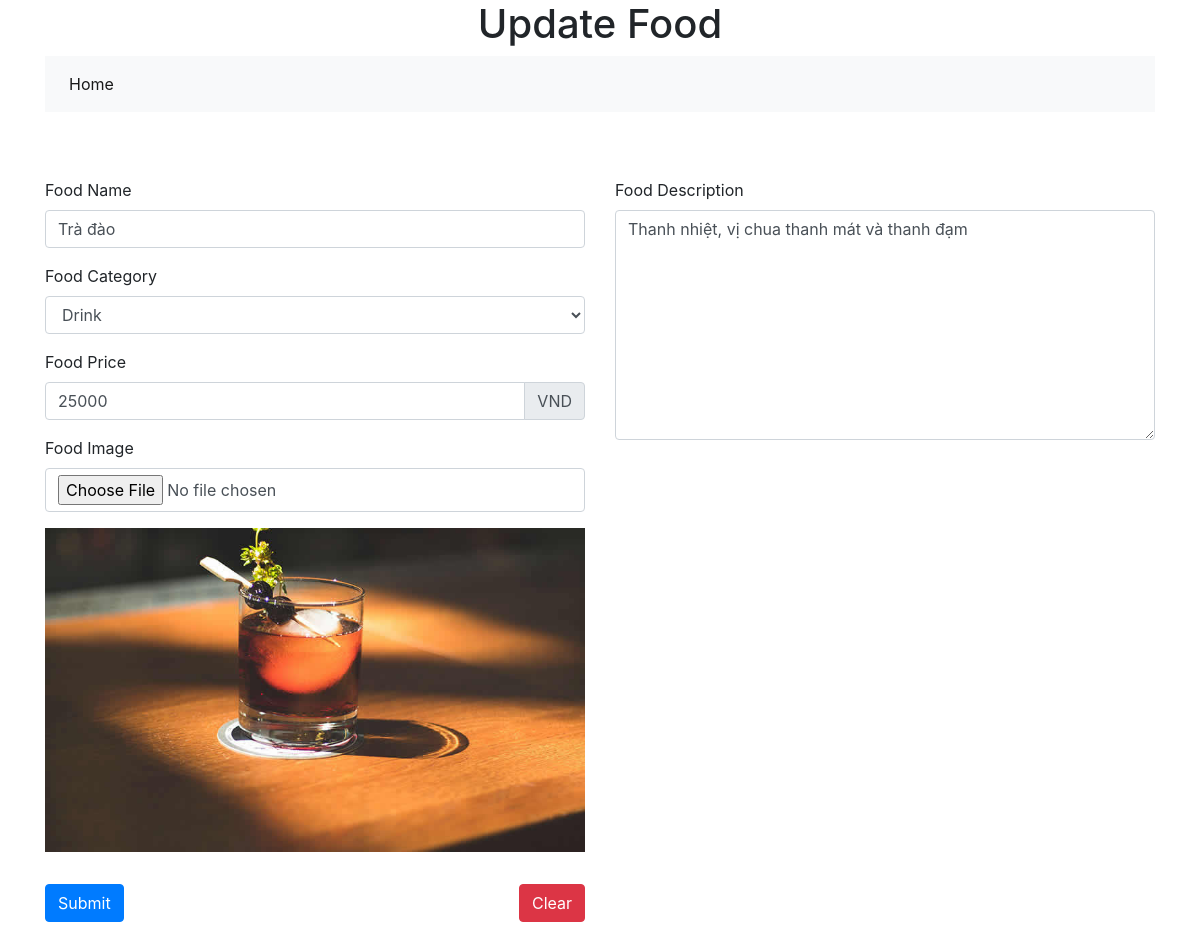
/manage/updatefood.php?id=1, run on the app's committed database.
### tables this page shows
CREATE TABLE IF NOT EXISTS `food` (
  `food_id` int(11) NOT NULL AUTO_INCREMENT,
  `food_name` varchar(255) NOT NULL,
  `food_category` varchar(255) NOT NULL,
  `food_description` text NOT NULL,
  `food_price` decimal(19,0) NOT NULL,
  `food_image` varchar(255) NOT NULL,
  PRIMARY KEY (`food_id`)
);

### app/models/FoodModel.php (called while the page is built, shortened)
<?php
class FoodModel extends Db
{
    public function getFoodById($id){
        $sql = parent::$connection -> prepare('SELECT * FROM food WHERE food_id = ?');
        $sql->bind_param('d',$id);
        return parent::select($sql)[0];
    }
}

### app/models/Db.php (called while the page is built, shortened)
<?php
class Db
{
    public function select($sql)
    {
        $sql->execute();
        $items = $sql->get_result()->fetch_all(MYSQLI_ASSOC);
        return $items;
    }
}

### manage/updatefood.php (the view, shortened to what this page needs)
<?php
$fName = '';
$fPrice = 0;
$fDescription = '';
$fImage = '';
$urlID = "";
if (isset($_GET['id'])) {
    $fId = $_GET["id"];
    $urlID = "?id=$fId";
    $foodModel = new FoodModel();
    $item = $foodModel->getFoodById($fId);
    $fName = $item['food_name'];
    $fPrice = $item['food_price'];
    $fDescription = $item['food_description'];
    $fImage = $item['food_image'];
}
?>
<!DOCTYPE html>
<html lang="en">
<head>
    <link rel="stylesheet" href="<?php echo BASE_URL; ?>/public/css/fonts.css">
    <link rel="stylesheet" href="<?php echo BASE_URL; ?>/public/font-awesome/css/all.min.css">
    <link rel="stylesheet" href="<?php echo BASE_URL; ?>/public/css/bootstrap.min.css">
    <link rel="stylesheet" href="<?php echo BASE_URL; ?>/public/css/manage.css">
</head>
<body>
    <header>
        <h1 class="text-center">Update Food</h1>
        <div class="container">
            <nav class="navbar navbar-expand navbar-light bg-light">
                <ul class="nav navbar-nav">
                    <li class="nav-item active">
                        <a class="nav-link" href="index.php">Home<span class="sr-only">(current)</span></a>
                    </li>
                </ul>
            </nav>
        </div>
    </header>
    <section class="main-content">
        <div class="container">
            <form action="updatefood.php<?php echo $urlID; ?>" method="POST" class="information" enctype="multipart/form-data">
                <div class="row">
                    <div class="col">
                        <div class="form-group">
                            <label for="food_name">Food Name</label>
                            <input class="form-control" type="text" name="food_name" id="food_name" autocomplete="off" value="<?php echo $fName; ?>">
                        </div>
                        <div class="form-group">
                            <label for="food_category">Food Category</label>
                            <select name="food_category" id="food_category" class="form-control">
                                <option value="drink">Drink</option>
                            </select>
                        </div>
                        <div class="form-group">
                            <label for="food_price">Food Price</label>
                            <div class="input-group">
                                <input class="form-control" type="number" name="food_price" id="food_price" autocomplete="off"
                                    min="0" value="<?php echo $fPrice; ?>">
                                <div class="input-group-append">
                                    <span class="input-group-text">VND</span>
                                </div>
                            </div>
                        </div>
                        <div class="form-group">
                            <label for="food_image">Food Image</label>
                            <input class="form-control" type="file" name="food_image" id="food_image">
                            <img src="<?php echo BASE_URL; ?>/public/images/<?php echo $fImage; ?>" alt="" class="img-fluid mt-3">
                        </div>
                    </div>
                    <div class="col">
                        <div class="form-group">
                            <label for="food_description">Food Description</label>
                            <textarea class="form-control" name="food_description" id="food_description" cols="30" rows="9"
                                autocomplete="off"><?php echo $fDescription; ?></textarea>
                        </div>
                    </div>
                </div>
                <div class="btn-nav mt-3">
                    <div class="row">
                        <div class="col-6">
                            <div class="d-flex justify-content-between">
                                <button type="submit" class="btn btn-primary mr-5">Submit</button>
                                <button type="submit" class="btn btn-danger">Clear</button>
                            </div>
                        </div>
                    </div>
                </div>
            </form>
        </div>
    </section>
</body>
</html>

### public/css/manage.css (style rules this page uses)
.information { padding:50px 0px; }

### data on the page
food: food_name "Trà đào", food_price "25000", food_image (picture), food_description "Thanh nhiệt, vị chua thanh mát và thanh đạm"
